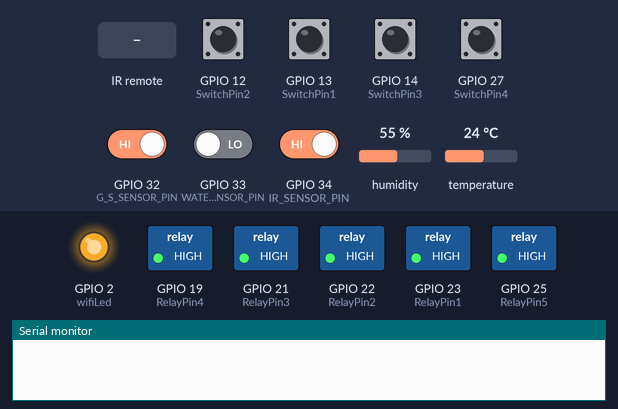
Recording of a sketch running on a simulated ESP32. Parts: switched loads named in the sketch (green lamp = pin HIGH), output pins drawn as LEDs (lit = HIGH), the last lines printed to the serial monitor. Inputs (shaded band) come from the test bench; at power-on: GPIO 12 (SwitchPin2), GPIO 13 (SwitchPin1), GPIO 14 (SwitchPin3), GPIO 27 (SwitchPin4), GPIO 32 (G_S_SENSOR_PIN), GPIO 34 (IR_SENSOR_PIN) HIGH, GPIO 33 (WATER_SENSOR_PIN) LOW, humidity 55 %, temperature 24 °C. WiFi joins after 1.5 s; servers stay silent unless stated.

Above: at 2.2 s.
2.3 s: GPIO 12 (SwitchPin2) pulled LOW for 0.15 s
At 2.8 s:
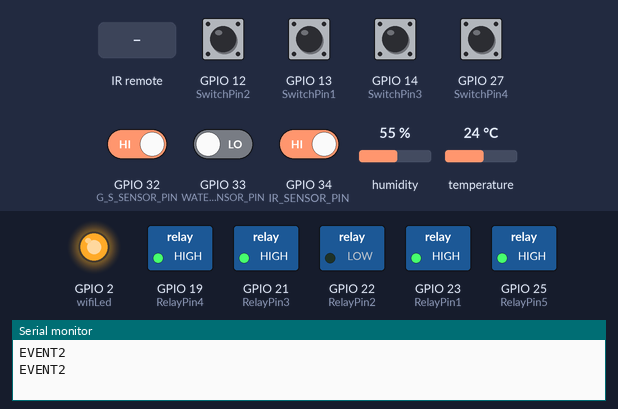
3.9 s: GPIO 13 (SwitchPin1) pulled LOW for 0.15 s
At 5.2 s:
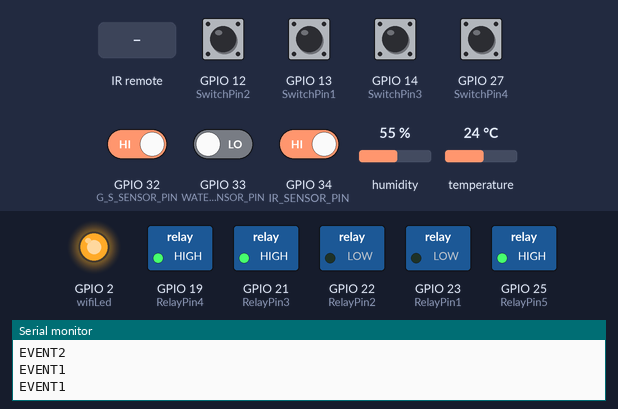
5.5 s: GPIO 14 (SwitchPin3) pulled LOW for 0.15 s
At 6.4 s:
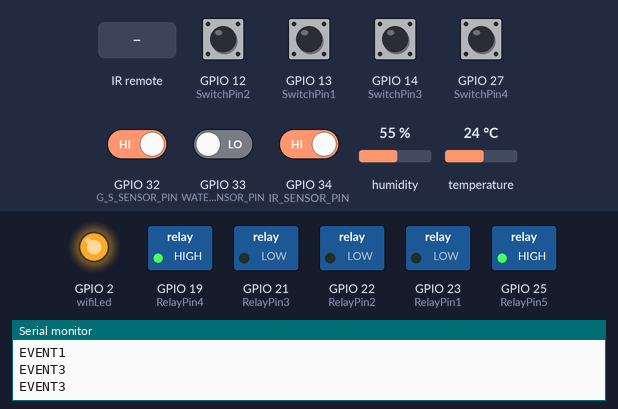
7.1 s: GPIO 27 (SwitchPin4) pulled LOW for 0.15 s
At 7.6 s:
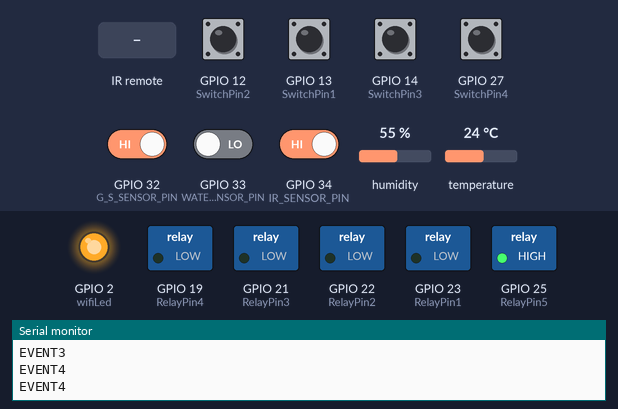
8.7 s: infrared code 0xFFFFFFFF received
At 8.95 s:
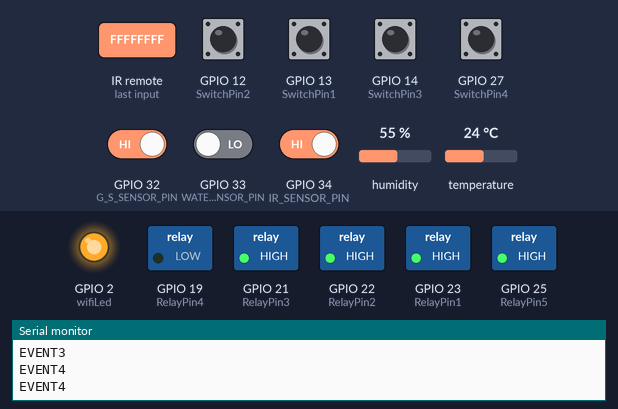
10.5 s: GPIO 33 (WATER_SENSOR_PIN) driven HIGH
At 11.1 s:
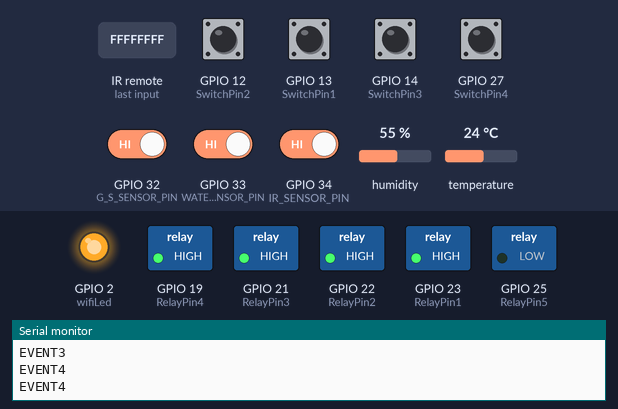
Timing chart, 0 to 13.0 s (numbered marks = the images above; inputs shaded):
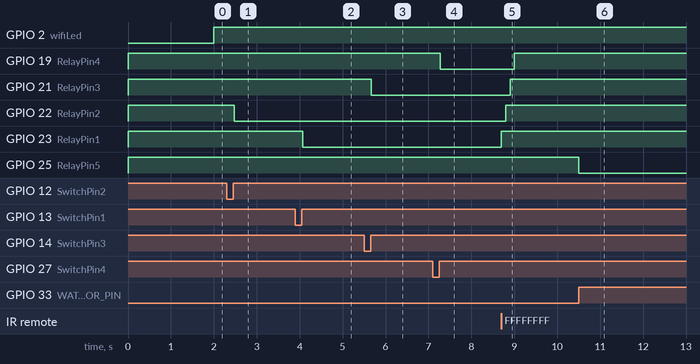

The sketch:

Wheelvy.ino
```cpp
/* Fill-in your Template ID (only if using Blynk.Cloud) */
#define BLYNK_TEMPLATE_ID "TMPL4oNzhCcFW"
#define BLYNK_TEMPLATE_NAME "Wheelvy"
#define BLYNK_AUTH_TOKEN "d1rnJY8vYBvJkg6BCbF4UOL4LYUKxR0H"

// Your WiFi credentials.
// Set password to "" for open networks.
char ssid[] = "Lab-324";
char pass[] = "lab324!!";

bool fetch_blynk_state = true;  //true or false

//Update the HEX code of IR Remote buttons 0x<HEX CODE>
#define IR_Button_1   0x80BF49B6
#define IR_Button_2   0x80BFC936
#define IR_Button_3   0x80BF33CC
#define IR_Button_4   0x80BF718E
#define IR_All_Off    0xFFFFFFFF

//#define BLYNK_PRINT Serial
#include <WiFi.h>
#include <WiFiClient.h>
#include <BlynkSimpleEsp32.h>
#include <DHT.h>
#include <IRremote.h>
#include <AceButton.h>
using namespace ace_button;

#define DHTPIN              16 //D16  pin connected with DHT
#define IR_RECV_PIN         35 // D35 (IR receiver pin)

#define DHTTYPE DHT11     // DHT 11

IRrecv irrecv(IR_RECV_PIN);
decode_results results;

// define the GPIO connected with Relays and switches
#define RelayPin1 23  //D23
#define RelayPin2 22  //D22
#define RelayPin3 21  //D21
#define RelayPin4 19  //D19
#define RelayPin5 25

#define SwitchPin1 13  //D13
#define SwitchPin2 12  //D12
#define SwitchPin3 14  //D14
#define SwitchPin4 27  //D27

#define G_S_SENSOR_PIN 32
#define WATER_SENSOR_PIN 33
#define IR_SENSOR_PIN 34

#define wifiLed   2   //D2

//Change the virtual pins according the rooms
#define VPIN_BUTTON_1    V1
#define VPIN_BUTTON_2    V2
#define VPIN_BUTTON_3    V3
#define VPIN_BUTTON_4    V4

#define VPIN_BUTTON_C    V5
#define VPIN_TEMPERATURE V6
#define VPIN_HUMIDITY    V7
#define V_IR_SENSOR_PIN  V8
#define V_EMERGENCY_PIN  V9
#define V_SECURITY_SWITCH V10

#define GAS_SENSOR_TIMEOUT 60000


// Relay State
bool toggleState_1 = LOW; //Define integer to remember the toggle state for relay 1
bool toggleState_2 = LOW; //Define integer to remember the toggle state for relay 2
bool toggleState_3 = LOW; //Define integer to remember the toggle state for relay 3
bool toggleState_4 = LOW; //Define integer to remember the toggle state for relay 4
bool toggleState_5 = LOW;


int wifiFlag = 0;
float temperature1 = 0;
float humidity1   = 0;
int irSensorState = 1;
bool sensorStateChanged = false;
bool isEmergency = false;
bool isSecurityArmed = true;

uint32_t gasTimer = 0;


char auth[] = BLYNK_AUTH_TOKEN;

ButtonConfig config1;
AceButton button1(&config1);
ButtonConfig config2;
AceButton button2(&config2);
ButtonConfig config3;
AceButton button3(&config3);
ButtonConfig config4;
AceButton button4(&config4);

void handleEvent1(AceButton*, uint8_t, uint8_t);
void handleEvent2(AceButton*, uint8_t, uint8_t);
void handleEvent3(AceButton*, uint8_t, uint8_t);
void handleEvent4(AceButton*, uint8_t, uint8_t);

BlynkTimer timer;
DHT dht(DHTPIN, DHTTYPE);

// When App button is pushed - switch the state

BLYNK_WRITE(VPIN_BUTTON_1) {
  toggleState_1 = param.asInt();
  digitalWrite(RelayPin1, !toggleState_1);
}

BLYNK_WRITE(VPIN_BUTTON_2) {
  toggleState_2 = param.asInt();
  digitalWrite(RelayPin2, !toggleState_2);
}

BLYNK_WRITE(VPIN_BUTTON_3) {
  toggleState_3 = param.asInt();
  digitalWrite(RelayPin3, !toggleState_3);
}

BLYNK_WRITE(VPIN_BUTTON_4) {
  toggleState_4 = param.asInt();
  digitalWrite(RelayPin4, !toggleState_4);
}

BLYNK_WRITE(VPIN_BUTTON_C) {
  all_SwitchOff();
}

BLYNK_WRITE(V_SECURITY_SWITCH) {
  isSecurityArmed = param.asInt();
}

void all_SwitchOff(){
  toggleState_1 = 0; digitalWrite(RelayPin1, HIGH); Blynk.virtualWrite(VPIN_BUTTON_1, toggleState_1); delay(100);
  toggleState_2 = 0; digitalWrite(RelayPin2, HIGH); Blynk.virtualWrite(VPIN_BUTTON_2, toggleState_2); delay(100);
  toggleState_3 = 0; digitalWrite(RelayPin3, HIGH); Blynk.virtualWrite(VPIN_BUTTON_3, toggleState_3); delay(100);
  toggleState_4 = 0; digitalWrite(RelayPin4, HIGH); Blynk.virtualWrite(VPIN_BUTTON_4, toggleState_4); delay(100);
  Blynk.virtualWrite(VPIN_HUMIDITY, humidity1);
  Blynk.virtualWrite(VPIN_TEMPERATURE, temperature1);
  Blynk.virtualWrite(V_IR_SENSOR_PIN, (!irSensorState ? "Car on base" : "Car is missing"));
  Blynk.virtualWrite(V_EMERGENCY_PIN, (isEmergency ? "Warning!" : "All good"));
}

void checkBlynkStatus() { // called every 3 seconds by SimpleTimer

  bool isconnected = Blynk.connected();
  if (isconnected == false) {
    wifiFlag = 1;
    Serial.println("Blynk Not Connected");
    digitalWrite(wifiLed, LOW);
  }
  if (isconnected == true) {
    wifiFlag = 0;
    if (!fetch_blynk_state){
    Blynk.virtualWrite(VPIN_BUTTON_1, toggleState_1);
    Blynk.virtualWrite(VPIN_BUTTON_2, toggleState_2);
    Blynk.virtualWrite(VPIN_BUTTON_3, toggleState_3);
    Blynk.virtualWrite(VPIN_BUTTON_4, toggleState_4);
    Blynk.virtualWrite(V_SECURITY_SWITCH, isSecurityArmed);
    Blynk.virtualWrite(V_IR_SENSOR_PIN, (!irSensorState ? "Car on base" : "Car is missing"));
    Blynk.virtualWrite(V_EMERGENCY_PIN, (isEmergency ? "Warning!" : "All good"));
    }
    digitalWrite(wifiLed, HIGH);
    //Serial.println("Blynk Connected");
  }
}

BLYNK_CONNECTED() {
  // Request the latest state from the server
  if (fetch_blynk_state){
    Blynk.syncVirtual(VPIN_BUTTON_1);
    Blynk.syncVirtual(VPIN_BUTTON_2);
    Blynk.syncVirtual(VPIN_BUTTON_3);
    Blynk.syncVirtual(VPIN_BUTTON_4);
  }
    Blynk.syncVirtual(VPIN_TEMPERATURE);
    Blynk.syncVirtual(VPIN_HUMIDITY);
    Blynk.syncVirtual(V_IR_SENSOR_PIN);
    Blynk.syncVirtual(V_EMERGENCY_PIN);
    Blynk.syncVirtual(V_SECURITY_SWITCH);
}


void IRAM_ATTR IrSensor_ISR() {
    irSensorState = digitalRead(IR_SENSOR_PIN);
    sensorStateChanged = true;
    digitalWrite(2, HIGH);
}
void IRAM_ATTR G_S_Sensor_ISR() {
    if (!digitalRead(G_S_SENSOR_PIN) && isSecurityArmed && millis()-gasTimer > GAS_SENSOR_TIMEOUT) isEmergency = true;
}
void IRAM_ATTR WaterSensor_ISR() {
    if(analogRead(IR_SENSOR_PIN) > 150 && isSecurityArmed) isEmergency = true;

}
void IrSensorCheck() {
    if (sensorStateChanged)
    {
        if (irSensorState != digitalRead(IR_SENSOR_PIN))
        {
          irSensorState = digitalRead(IR_SENSOR_PIN);
        }
        sensorStateChanged = false;
        Blynk.virtualWrite(V_IR_SENSOR_PIN, (!irSensorState ? "Car on base" : "Car is missing"));
    }
}
void EmergencyCheck() {
    if (isEmergency)
    {
        Blynk.virtualWrite(V_EMERGENCY_PIN, (isEmergency ? "Warning!" : "All good"));
        digitalWrite(RelayPin5, LOW);
    }
}


void readSensor(){

  float h = dht.readHumidity();
  float t = dht.readTemperature(); // or dht.readTemperature(true) for Fahrenheit

  if (isnan(h) || isnan(t)) {
    Serial.println("Failed to read from DHT sensor!");
    return;
  }
  else {
    humidity1 = h;
    temperature1 = t;
   // Serial.println(temperature1);
   // Serial.println(humidity1);
  }
}

void sendSensor()
{
  readSensor();
  // You can send any value at any time.
  // Please don't send more that 10 values per second.
  Blynk.virtualWrite(VPIN_HUMIDITY, humidity1);
  Blynk.virtualWrite(VPIN_TEMPERATURE, temperature1);
  Blynk.virtualWrite(V_IR_SENSOR_PIN, (!irSensorState ? "Car on base" : "Car is missing"));
  Blynk.virtualWrite(V_EMERGENCY_PIN, (isEmergency ? "Warning!" : "All good"));
}

void ir_remote(){
  if (irrecv.decode(&results)) {
      switch(results.value){
          case IR_Button_1:
            digitalWrite(RelayPin1, toggleState_1);
            toggleState_1 = !toggleState_1;
            Blynk.virtualWrite(VPIN_BUTTON_1, toggleState_1);
            delay(100);
            break;
          case IR_Button_2:
            digitalWrite(RelayPin2, toggleState_2);
            toggleState_2 = !toggleState_2;
            Blynk.virtualWrite(VPIN_BUTTON_2, toggleState_2);
            delay(100);
            break;
          case IR_Button_3:
            digitalWrite(RelayPin3, toggleState_3);
            toggleState_3 = !toggleState_3;
            Blynk.virtualWrite(VPIN_BUTTON_3, toggleState_3);
            delay(100);
            break;
          case IR_Button_4:
            digitalWrite(RelayPin4, toggleState_4);
            toggleState_4 = !toggleState_4;
            Blynk.virtualWrite(VPIN_BUTTON_4, toggleState_4);
            delay(100);
            break;
          case IR_All_Off:
            all_SwitchOff();
            break;
          default : break;
        }
        //Serial.println(results.value, HEX);
        irrecv.resume();
  }
}
void setup()
{
  gasTimer = millis();
  Serial.begin(9600);

  pinMode(RelayPin1, OUTPUT);
  pinMode(RelayPin2, OUTPUT);
  pinMode(RelayPin3, OUTPUT);
  pinMode(RelayPin4, OUTPUT);
  pinMode(RelayPin5, OUTPUT);


  pinMode(wifiLed, OUTPUT);

  pinMode(SwitchPin1, INPUT_PULLUP);
  pinMode(SwitchPin2, INPUT_PULLUP);
  pinMode(SwitchPin3, INPUT_PULLUP);
  pinMode(SwitchPin4, INPUT_PULLUP);

  //During Starting all Relays should TURN OFF
  digitalWrite(RelayPin1, !toggleState_1);
  digitalWrite(RelayPin2, !toggleState_2);
  digitalWrite(RelayPin3, !toggleState_3);
  digitalWrite(RelayPin4, !toggleState_4);
  digitalWrite(RelayPin5, HIGH);

  irrecv.enableIRIn(); // Enabling IR sensor
  dht.begin();    // Enabling DHT sensor

  digitalWrite(wifiLed, LOW);

  config1.setEventHandler(button1Handler);
  config2.setEventHandler(button2Handler);
  config3.setEventHandler(button3Handler);
  config4.setEventHandler(button4Handler);

  button1.init(SwitchPin1);
  button2.init(SwitchPin2);
  button3.init(SwitchPin3);
  button4.init(SwitchPin4);

  //Blynk.begin(auth, ssid, pass);
  WiFi.begin(ssid, pass);
  timer.setInterval(2000L, checkBlynkStatus); // check if Blynk server is connected every 2 seconds
  timer.setInterval(1000L, sendSensor); // Sending Sensor Data to Blynk Cloud every 1 second
  Blynk.config(auth);
  delay(1000);

  if (!fetch_blynk_state){
    Blynk.virtualWrite(VPIN_BUTTON_1, toggleState_1);
    Blynk.virtualWrite(VPIN_BUTTON_2, toggleState_2);
    Blynk.virtualWrite(VPIN_BUTTON_3, toggleState_3);
    Blynk.virtualWrite(VPIN_BUTTON_4, toggleState_4);
  }

  pinMode(IR_SENSOR_PIN, INPUT);
  pinMode(G_S_SENSOR_PIN, INPUT);
  pinMode(WATER_SENSOR_PIN, INPUT);

  attachInterrupt(IR_SENSOR_PIN, IrSensor_ISR, CHANGE);
  attachInterrupt(G_S_SENSOR_PIN, G_S_Sensor_ISR, FALLING);
  attachInterrupt(WATER_SENSOR_PIN, WaterSensor_ISR, RISING);

}

void loop()
{
  ir_remote(); //IR remote Control

  Blynk.run();
  timer.run(); // Initiates SimpleTimer

  button1.check();
  button2.check();
  button3.check();
  button4.check();
  IrSensorCheck();
  EmergencyCheck();
}

void button1Handler(AceButton* button, uint8_t eventType, uint8_t buttonState) {
  Serial.println("EVENT1");
  switch (eventType) {
    case AceButton::kEventReleased:
      digitalWrite(RelayPin1, toggleState_1);
      toggleState_1 = !toggleState_1;
      Blynk.virtualWrite(VPIN_BUTTON_1, toggleState_1);
      break;
  }
}
void button2Handler(AceButton* button, uint8_t eventType, uint8_t buttonState) {
  Serial.println("EVENT2");
  switch (eventType) {
    case AceButton::kEventReleased:
      digitalWrite(RelayPin2, toggleState_2);
      toggleState_2 = !toggleState_2;
      Blynk.virtualWrite(VPIN_BUTTON_2, toggleState_2);
      break;
  }
}
void button3Handler(AceButton* button, uint8_t eventType, uint8_t buttonState) {
  Serial.println("EVENT3");
  switch (eventType) {
    case AceButton::kEventReleased:
      digitalWrite(RelayPin3, toggleState_3);
      toggleState_3 = !toggleState_3;
      Blynk.virtualWrite(VPIN_BUTTON_3, toggleState_3);
      break;
  }
}
void button4Handler(AceButton* button, uint8_t eventType, uint8_t buttonState) {
  Serial.println("EVENT4");
  switch (eventType) {
    case AceButton::kEventReleased:
      digitalWrite(RelayPin4, toggleState_4);
      toggleState_4 = !toggleState_4;
      Blynk.virtualWrite(VPIN_BUTTON_4, toggleState_4);
      break;
  }
}
```

Measured:
- after the input at 2.3 s, GPIO 22 (RelayPin2): HIGH → LOW after 0.17 s
- after the input at 3.9 s, GPIO 23 (RelayPin1): HIGH → LOW after 0.17 s
- after the input at 5.5 s, GPIO 21 (RelayPin3): HIGH → LOW after 0.17 s
- after the input at 7.1 s, GPIO 19 (RelayPin4): HIGH → LOW after 0.17 s
- after the input at 8.7 s, GPIO 19 (RelayPin4): LOW → HIGH after 0.30 s; GPIO 21 (RelayPin3): LOW → HIGH after 0.20 s; GPIO 22 (RelayPin2): LOW → HIGH after 0.10 s; GPIO 23 (RelayPin1): LOW → HIGH at once
- after the input at 10.5 s, GPIO 25 (RelayPin5): HIGH → LOW at once
